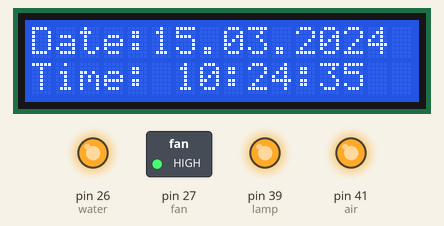
The sketch below on a simulated Arduino Mega 2560, built with avr-gcc and run on an emulated ATmega2560. On the bench: 16×2 character LCD, switched loads named in the sketch (green lamp = pin HIGH), output pins drawn as LEDs (lit = HIGH). The local clock reads 2024-03-15 10:24:30 at power-on unless the sketch sets it; what the sketch prints to the serial monitor is not drawn.

Above: at 5.1 s.
At 29.2 s:
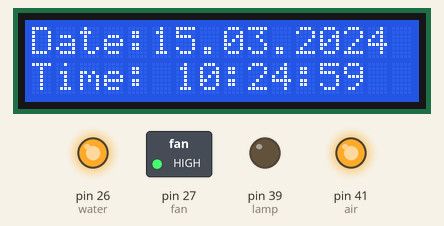
At 59.3 s:
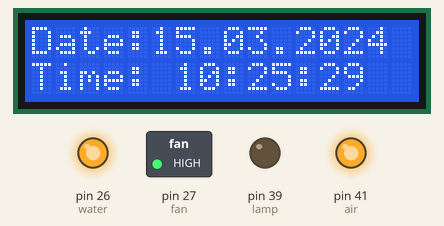
At 119.4 s:
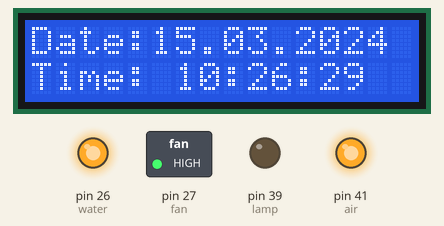
Timing chart, 0 to 120.9 s (numbered marks = the images above):
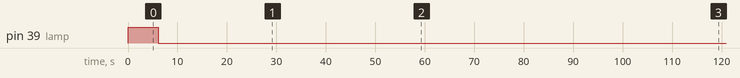

The sketch:

full-2019.ino
```cpp
#include <Adafruit_RGBLCDShield.h>
#include <Wire.h>
#include <LiquidCrystal.h>
#include <DS3231.h>

LiquidCrystal lcd(8, 9, 4, 5,6,7);


DS3231 rtc (SDA, SCL);

Time t;

int Hor;
int Min;
int Sec;

#define fan 27
#define water 26
#define lamp 39
#define air 41


void setup() {
  // set up the LCD's number of columns and rows:
  lcd.begin(16, 2);
  rtc.begin();


  ////The following lines can be uncommented to set the date and time

//  rtc.setDOW(SATURDAY);     // Set Day-of-Week to SUNDAY
//
//  rtc.setTime(21, 13, 00);     // Set the time to 12:00:00 (24hr format)
//
//  rtc.setDate(10, 4, 2018);   // Set the date to January 1st, 2014
//

//set pin for the pump, air pump and the lamp
  pinMode(fan,OUTPUT);
  pinMode(water,OUTPUT);
  pinMode(air,OUTPUT);
  pinMode(lamp,OUTPUT);

//all devices are off from the start
  digitalWrite(fan,HIGH);
  digitalWrite(water,HIGH);
  digitalWrite(air,HIGH);
  digitalWrite(lamp,HIGH);

  Wire.begin();
  Serial.begin(9600);
}

void loop() {


  //print on Serial monitor script which is running
  lcd.setCursor(0,0);
  Serial.print("lamp_pump_march_10.ino");
  delay (5000);

  Serial.print("Date: ");
  Serial.print(rtc.getDOWStr());

//print date on Serial monitor
  Serial.print(" ");
  Serial.print(rtc.getDateStr());
  Serial.println();

//print time on Serial monitor
  Serial.print("Time: ");
  Serial.print(rtc.getTimeStr());


//print Date on LCD display
  lcd.setCursor(0,0);
  lcd.print("Date:");
  lcd.print(rtc.getDateStr());

  lcd.setCursor(0,1);
  lcd.print("Time: ");
  lcd.print(rtc.getTimeStr());

  Serial.println();
  delay (1000);

  t = rtc.getTime();

  Hor = t.hour;
  Min = t.min;
  Sec = t.sec;

// set time for fan: twice per day for 2 minute
 if( (Hor == 18 || Hor == 10 || Hor == 16) && (Min >  29 && Min < 31)) //Comparing the current time with the Alarm time
     {
       digitalWrite(fan,LOW);
      }else {
      digitalWrite(fan,HIGH);
      }

  //set time for water: once per day for 1 minute
 if( (Hor == 8 ) && (Min >  30 && Min < 32 )) //Comparing the current time with the Alarm time
      {
       digitalWrite(water,LOW);
      }else {
      digitalWrite(water,HIGH);
      }

//set time for the air

  if( (Hor == 13 || Hor == 11 || Hor == 17) &&  (Min > 40  && Min < 45 ) )
      {
      digitalWrite(air, LOW);
      }else {
      digitalWrite(air,HIGH);
      }

//set time for the lamp: continuously from 7am-6pm
if ( (Hor >= 6 && Hor < 19) )
      {
      digitalWrite(lamp, LOW);
      }else {
      digitalWrite(lamp, HIGH);
      }
}
```

Measured:
- by itself, pin 39 (lamp): HIGH → LOW at 6.1 s
- what the display in image 0 shows lasts 6.0 s, from 5.1 s to 11.1 s
